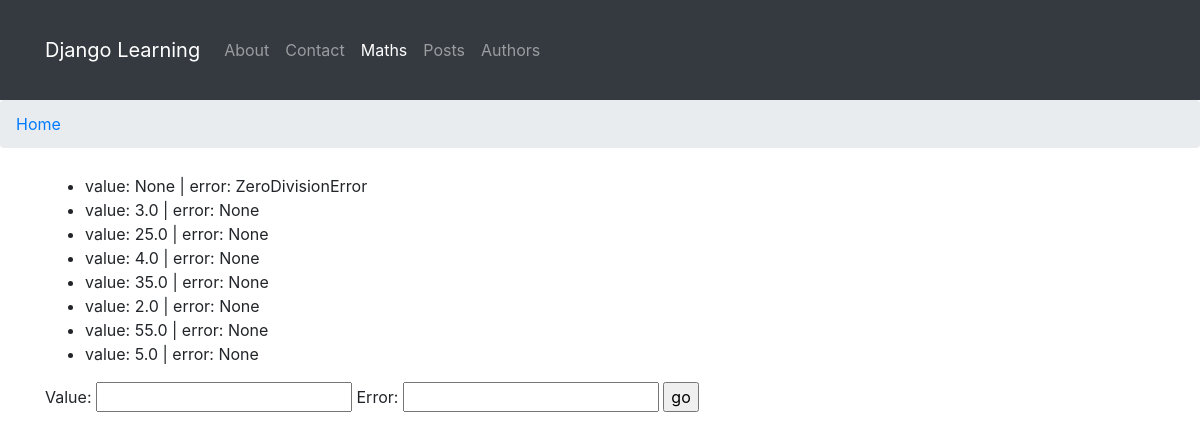
The page /maths/results/ on the database as committed earlier.
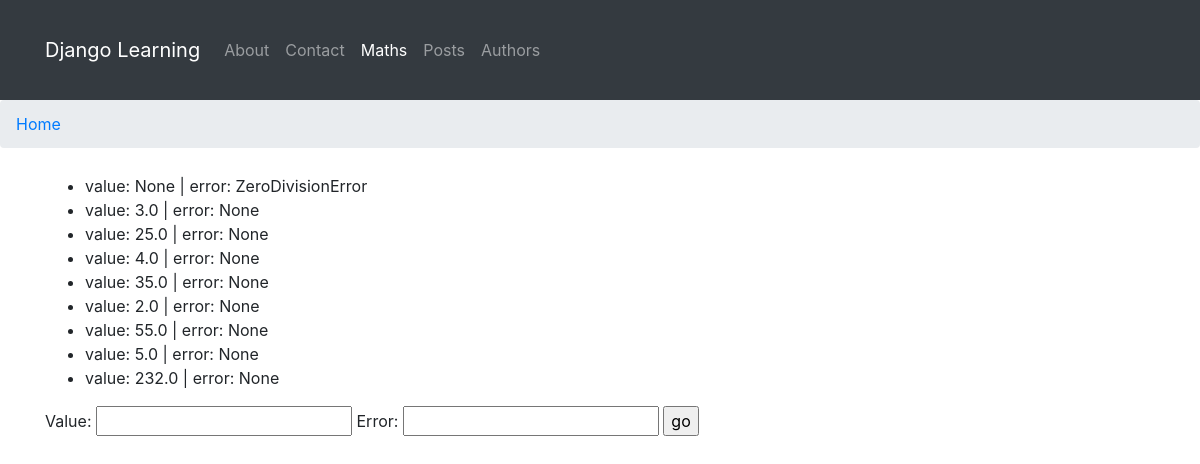
The same page on the database as committed later.
### maths/models.py (models this page shows)
class Result(models.Model):
    value = models.FloatField(blank=True,null=True, unique=True)
    error = models.CharField(
        max_length=255,
        null=True,
        blank=True,
        unique=True
    )
    def __str__(self):
        return f"value: {self.value} | error: {self.error}"
    class Meta:
        constraints = [
            models.CheckConstraint(
                name="%(app_label)s_%(class)s_value_error_together",
                check=(
                    models.Q(
                        value__isnull=False,
                        error__isnull=True,
                    )
                    | models.Q(
                        value__isnull=True,
                        error__isnull=False
                    )
                )
            )
        ]

### maths/views.py (the view, shortened to what this page needs)
# urls.py: path('results/', results_list, name='results'),
def results_list(request):
    form = ResultForm()
    results = Result.objects.all()
    return render(
        request=request,
        template_name='maths/results.html',
        context={
            'results': results,
            'form': form
                 }
    )

### maths/forms.py (shortened to what this page needs)
class ResultForm(forms.ModelForm):
    class Meta:
        model = Result
        fields = ['value', 'error']

### maths/templates/maths/results.html (shortened to what this page needs)
{% extends "maths/main.html" %}
{% block content %}
    <ul>
        {% for r in results %}
            <li>{{ r }}</li>
        {% endfor %}
    </ul>
    <form method="post">
        {{ form.as_table }}
        <input type="submit" value="go">
    </form>
{% endblock %}

Rows that differ between the two databases and show on the page:
added Result: value+error "value: 232.0 | error: None"
